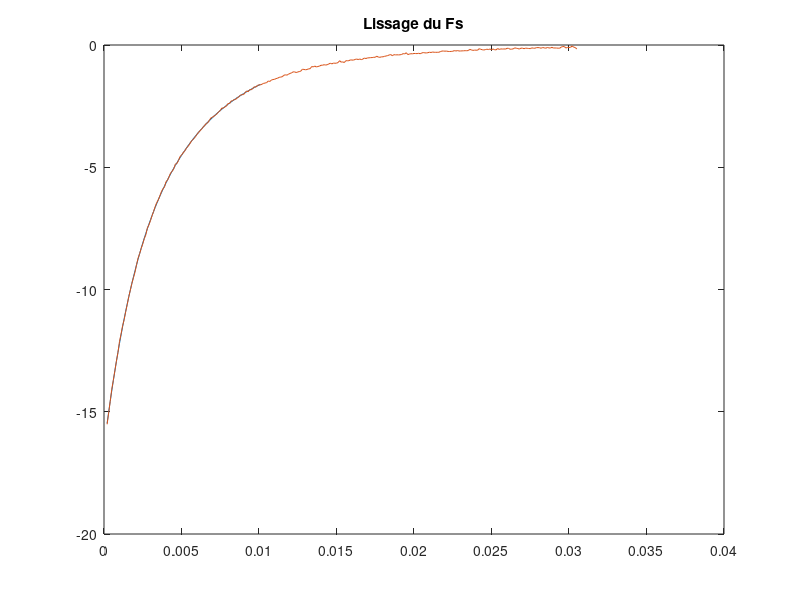
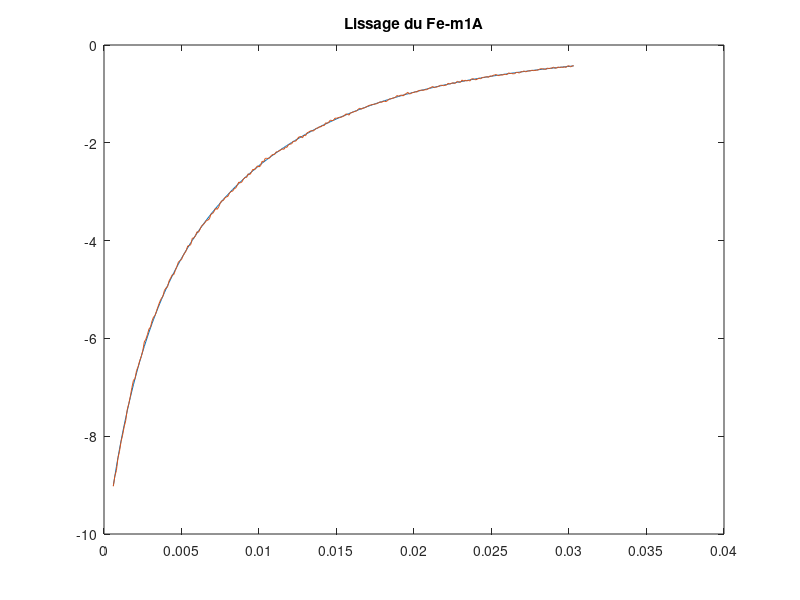
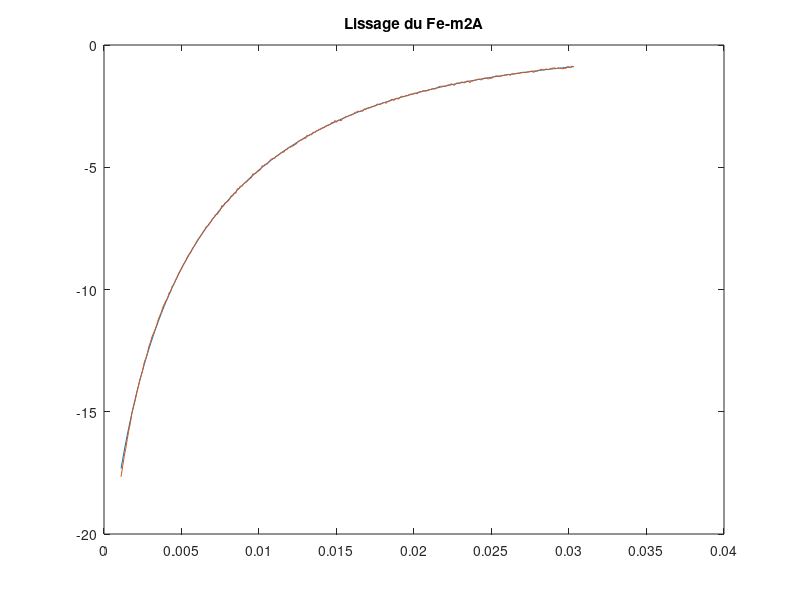

Write MATLAB code to recreate these figures, in order.
%% Commande de base

%%%%%%%%%%%%%%%%%%%%%%%%%%%%%%%%%%%%%%%%%%%%%%%
% Remise à zéro lors de l'exécution du code
%%%%%%%%%%%%%%%%%%%%%%%%%%%%%%%%%%%%%%%%%%%%%%%
clc;
close all;
%%%%%%%%%%%%%%%%%%%%%%%%%%%%%%%%%%%%%%%%%%%%%%%


%%%%%%%%%%%%%%%%%%%%%%%%%%%%%%%%%%%%%%%%%%%%%%%
% Ajout de précision lors de l'affichage
%%%%%%%%%%%%%%%%%%%%%%%%%%%%%%%%%%%%%%%%%%%%%%%
format long;
%%%%%%%%%%%%%%%%%%%%%%%%%%%%%%%%%%%%%%%%%%%%%%%


%%%%%%%%%%%%%%%%%%%%%%%%%%%%%%%%%%%%%%%%%%%%%%%
% Chargement des données des capteurs
%%%%%%%%%%%%%%%%%%%%%%%%%%%%%%%%%%%%%%%%%%%%%%%
load('Fe_attraction.mat');
load('Fs.mat');
%%%%%%%%%%%%%%%%%%%%%%%%%%%%%%%%%%%%%%%%%%%%%%%


%% Coefficients de Fs

%%%%%%%%%%%%%%%%%%%%%%%%%%%%%%%%%%%%%%%%%%%%%%%
%                     Fs
%%%%%%%%%%%%%%%%%%%%%%%%%%%%%%%%%%%%%%%%%%%%%%%

z_pos_100 = z_pos(1:100);
Fs_1 = ones(size(z_pos_100));
Fs_X = [Fs_1, z_pos_100.^1, z_pos_100.^2, z_pos_100.^3, z_pos_100.^4, z_pos_100.^5, z_pos_100.^6]; 
Fs_Y = Fs(1:100);
Fs_coeff = pinv(Fs_X)*(-1./Fs_Y);
Fs_coeff2 = -1./(Fs_coeff(1) + Fs_coeff(2).*z_pos_100 + Fs_coeff(3).*z_pos_100.^2 + Fs_coeff(4).*z_pos_100.^3 + Fs_coeff(5).*z_pos_100.^4 + Fs_coeff(6).*z_pos_100.^5 + Fs_coeff(7).*z_pos_100.^6);
disp('Coefficients de Fs:');
disp(Fs_coeff);
%%%%%%%%%%%%%%%%%%%%%%%%%%%%%%%%%%%%%%%%%%%%%%%


%%%%%%%%%%%%%%%%%%%%%%%%%%%%%%%%%%%%%%%%%%%%%%%
%       Graphique de comparaison du Fs
%%%%%%%%%%%%%%%%%%%%%%%%%%%%%%%%%%%%%%%%%%%%%%%
figure(1);
plot(z_pos_100,Fs_coeff2);
title('Lissage du Fs');
hold on;
plot(z_pos,Fs);
%%%%%%%%%%%%%%%%%%%%%%%%%%%%%%%%%%%%%%%%%%%%%%%


%% Coefficients de Fek

%%%%%%%%%%%%%%%%%%%%%%%%%%%%%%%%%%%%%%%%%%%%%%%
%                    Fe_m1A
%%%%%%%%%%%%%%%%%%%%%%%%%%%%%%%%%%%%%%%%%%%%%%%
Fe_m1A_1 = ones(size(z_m1A));
Fe_m1A_X = [Fe_m1A_1, z_m1A.^1, z_m1A.^2, z_m1A.^3]; 
Fe_m1A_Y = Fe_m1A;

be = 13.029359254409743;
ik_1 = -1;
num_m1A = (ik_1^2+be*abs(ik_1))*sign(ik_1);
Fe_m1A_coeff = pinv(Fe_m1A_X)*(num_m1A./Fe_m1A_Y);
Fe_m1A_coeff2 = num_m1A./(Fe_m1A_coeff(1) + Fe_m1A_coeff(2).*z_m1A + Fe_m1A_coeff(3).*z_m1A.^2 + Fe_m1A_coeff(4).*z_m1A.^3);
%%%%%%%%%%%%%%%%%%%%%%%%%%%%%%%%%%%%%%%%%%%%%%%


%%%%%%%%%%%%%%%%%%%%%%%%%%%%%%%%%%%%%%%%%%%%%%%
%      Graphique de comparaison du Fe_m1A
%%%%%%%%%%%%%%%%%%%%%%%%%%%%%%%%%%%%%%%%%%%%%%%
figure(2);
plot(z_m1A,Fe_m1A_coeff2);
title('Lissage du Fe-m1A');
hold on;
plot(z_m1A,Fe_m1A);
%%%%%%%%%%%%%%%%%%%%%%%%%%%%%%%%%%%%%%%%%%%%%%%


%%%%%%%%%%%%%%%%%%%%%%%%%%%%%%%%%%%%%%%%%%%%%%%
%                    Fe_m2A
%%%%%%%%%%%%%%%%%%%%%%%%%%%%%%%%%%%%%%%%%%%%%%%
Fe_m2A_1 = ones(size(z_m2A));
Fe_m2A_X = [Fe_m2A_1, z_m2A.^1, z_m2A.^2, z_m2A.^3]; 
Fe_m2A_Y = Fe_m2A;

be = 13.029359254409743;
ik_2 = -2;
num_m2A = (ik_2^2+be*abs(ik_2))*sign(ik_2);
Fe_m2A_coeff = pinv(Fe_m2A_X)*(num_m2A./Fe_m2A_Y);
Fe_m2A_coeff2 = num_m2A./(Fe_m2A_coeff(1) + Fe_m2A_coeff(2).*z_m2A + Fe_m2A_coeff(3).*z_m2A.^2 + Fe_m2A_coeff(4).*z_m2A.^3);
%%%%%%%%%%%%%%%%%%%%%%%%%%%%%%%%%%%%%%%%%%%%%%%


%%%%%%%%%%%%%%%%%%%%%%%%%%%%%%%%%%%%%%%%%%%%%%%
%      Graphique de comparaison du Fe_m2A
%%%%%%%%%%%%%%%%%%%%%%%%%%%%%%%%%%%%%%%%%%%%%%%
figure(3);
plot(z_m2A,Fe_m2A_coeff2);
title('Lissage du Fe-m2A');
hold on;
plot(z_m2A,Fe_m2A);
%%%%%%%%%%%%%%%%%%%%%%%%%%%%%%%%%%%%%%%%%%%%%%%


%%%%%%%%%%%%%%%%%%%%%%%%%%%%%%%%%%%%%%%%%%%%%%%
%        Moyenne des coefficients du Fe
%%%%%%%%%%%%%%%%%%%%%%%%%%%%%%%%%%%%%%%%%%%%%%%
Fe_coeff = (Fe_m1A_coeff + Fe_m2A_coeff)/2;
disp('Coefficients de Fe:');
disp(Fe_coeff);
num_fe = (num_m1A + num_m2A)/2;
z_fe = (z_m1A(1:end-5) + z_m2A)/2;
Fe = (Fe_m1A(1:end-5)+Fe_m2A)/2;
Fe_coeff2 = num_fe./(Fe_coeff(1) + Fe_coeff(2).*z_fe + Fe_coeff(3).*z_fe.^2 + Fe_coeff(4).*z_fe.^3);

%% Calcul de l'erreur RMS et de la corrélation R^2

%%%%%%%%%%%%%%%%%%%%%%%%%%%%%%%%%%%%%%%%%%%%%%%
%     Erreur RMS et Corrélation R^2 de Fs
%%%%%%%%%%%%%%%%%%%%%%%%%%%%%%%%%%%%%%%%%%%%%%%
% Erreur RMS
N = 7;
E_Fs = sum((Fs_coeff2-Fs(1:100)).^2);
RMS_Fs = sqrt((1/N)*E_Fs);
disp('Erreur RMS de Fs:');
disp(RMS_Fs);

% Coefficient de corrélation R^2
ybarre = (1/N)*(sum(Fs(1:100)));
r_Fs = sum((Fs_coeff2-ybarre).^2)./sum((Fs(1:100) - ybarre).^2);
disp('Coefficient de corrélation R^2 de Fs:');
disp(r_Fs);
%%%%%%%%%%%%%%%%%%%%%%%%%%%%%%%%%%%%%%%%%%%%%%%


%%%%%%%%%%%%%%%%%%%%%%%%%%%%%%%%%%%%%%%%%%%%%%%
%     Erreur RMS et Corrélation R^2 de Fe
%%%%%%%%%%%%%%%%%%%%%%%%%%%%%%%%%%%%%%%%%%%%%%%
% Erreur RMS
N = 4;
E_Fe = sum((Fe_coeff2-Fe).^2);
RMS_Fe = sqrt((1/N)*E_Fe);
disp('Erreur RMS de Fe:');
disp(RMS_Fe);

% Coefficient de corrélation R^2
ybarre = (1/N)*(sum(Fe));
r_Fe = sum((Fe_coeff2-ybarre).^2)./sum((Fe - ybarre).^2);
disp('Coefficient de corrélation R^2 de Fe:');
disp(r_Fe);
%%%%%%%%%%%%%%%%%%%%%%%%%%%%%%%%%%%%%%%%%%%%%%%


% %%%%%%%%%%%%%%%%%%%%%%%%%%%%%%%%%%%%%%%%%%%%%%%
% %     Version linéaire des actionneurs
% %%%%%%%%%%%%%%%%%%%%%%%%%%%%%%%%%%%%%%%%%%%%%%%
% % Équation symbolique
% syms ik be1 ae0 ae1 ae2 ae3 zk as0 as1 as2 as3 as4 as5 as6
% Fek = ((ik^2+ be1*abs(ik_2)*sign(ik))/(ae0+(ae1*zk)+(ae2*zk^2)+(ae3*zk^3)));
% Fsk = (-1/(as0+as1*zk+as2*zk^2+as3*zk^3+as4*zk^4+as5*zk^5+as6*zk^6));
% 
% % Calcul des séries de Taylor pour Fek et Fsk
% Ordre_Fek = 3; 
% Ordre_Fsk = 6;  
% Fek_taylor = taylor(Fek, zk, 'Order', Ordre_Fek);
% Fsk_taylor = taylor(Fsk, zk, 'Order', Ordre_Fsk);
% 
% % Affichage des séries de Taylor
% disp('Série de Taylor pour Fek :');
% simplify(Fek_taylor);
% disp(Fek_taylor);
% 
% disp('Série de Taylor pour Fsk :');
% simplify(Fsk_taylor);
% disp(Fsk_taylor);
% %%%%%%%%%%%%%%%%%%%%%%%%%%%%%%%%%%%%%%%%%%%%%%%


